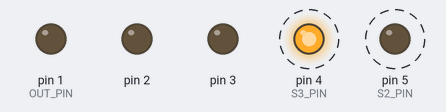
Simulated run of this sketch. Board: Arduino Uno, built for the host (arithmetic inside an expression is 32-bit, double 64-bit). Parts: output pins drawn as LEDs (lit = HIGH). Dashed ring = blinking. An integer division by zero does not stop the program and gives all ones (-1); what the sketch prints to the serial monitor is not drawn.

Above: at 0.12 s.
Timing chart, 0 to 3.0 s (numbered marks = the images above):
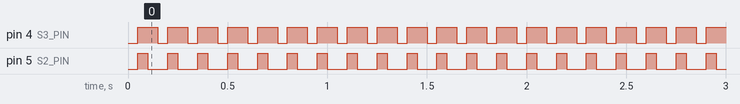

Measured:
- by itself, pin 4 (S3_PIN): alternates HIGH for 0.10 s and LOW for 0.05 s
- by itself, pin 5 (S2_PIN): alternates HIGH for 0.05 s and LOW for 0.10 s

The sketch:

TCS3200-prk.ino
```cpp
/*
 * Created by Linards Smeiksts, Preilu Robotikas klubs
 * Released 6th August 2020
 *
 * Description:
 * This is example of how to use TCS3200 sensor.
 * Define S2, S3 and OUT pins as digital output pins
 * Use colorReader.detectColor(timeout) to detect between Red, Green and Blue colors
 * timeout variable sets the timeout for each filter measurement (R, G, B)
 * timeout = 1000 means 1s measurement in Red filter mode, 1s - Green, 1s - blue, total = 3 seconds
 * choose timeout value not less than 50 otherwise false measurements could be made
 *
 * colorReader.detectColor(timeout) returns 4 different numbers depending on color detected
 * 0 - Undetected color (unknown frequency)
 * 1 - RED
 * 2 - GREEN
 * 3 - BLUE
 */


#include "TCS3200prk.h"

#define S2_PIN    5
#define S3_PIN    4
#define OUT_PIN   1

TCS3200prk colorReader(S2_PIN, S3_PIN, OUT_PIN);

void setup()
{
}

int i;

void loop()
{
  i = colorReader.detectColor(50);
  Serial.println(i);
}
```

TCS3200prk.cpp
```cpp
/*
    TCS32000prk.cpp - TCS3200 color sensor library
    Created by Linards Smeiksts, 5th August 2020, Preilu Robotics Club
    Released 6th August 2020
    Version 1.0
*/

#include "Arduino.h"
#include "TCS3200prk.h"

// Uncomment for debug mode
//#define DEBUG

TCS3200prk::TCS3200prk(int s2Pin, int s3Pin, int outPin)
{
  // testbench mode - frequency divider bits connected to Arduino GPIO
  // on the real hardware these bits should be pulled up and pull down using resistor accordingly
  // comment if testbench mode, uncomment if hardware
  pinMode(2, OUTPUT);
  digitalWrite(2, LOW);
  pinMode(3, OUTPUT);
  digitalWrite(3, HIGH);

  pinMode(s2Pin, OUTPUT);
  pinMode(s3Pin, OUTPUT);
  pinMode(outPin, OUTPUT);
  _s2Pin = s2Pin;
  _s3Pin = s3Pin;
  _outPin = outPin;

  Serial.begin(115200);
  Serial.begin(115200);
}

int TCS3200prk::detectColor(int timeout)
{
  unsigned long timer;
  unsigned int freqRed, freqGreen, freqBlue;
  int color;

  for(int i = 0; i <= 3; i++)
  {
    if(i = 1)
    {
      // Set Red filter
      digitalWrite(_s2Pin, LOW);
      digitalWrite(_s3Pin, LOW);
      timer = millis();

      while( (millis() - timer) < timeout )
      {
        countOnesZeros(1);
      }

      freqRed = getFrequency();
    }
    if(i = 2)
    {
      // Set Green filter
      digitalWrite(_s2Pin, HIGH);
      digitalWrite(_s3Pin, HIGH);
      timer = millis();

      while( (millis() - timer) < timeout )
      {
        countOnesZeros(1);
      }

      freqGreen = getFrequency();
    }
    if(i = 3)
    {
      // Set Red filter
      digitalWrite(_s2Pin, LOW);
      digitalWrite(_s3Pin, HIGH);
      timer = millis();

      while( (millis() - timer) < timeout )
      {
        countOnesZeros(1);
      }

      freqBlue = getFrequency();
    }
  }

  // Check if reflection is not present
  if( (freqRed > 200) && (freqGreen > 200) && (freqBlue > 200))
  {
    #ifdef DEBUG
      Serial.println("UNDETECTED");
    #endif

    color = 0;
  }
  else
  {
    if(freqRed < freqGreen)
    {
      if(freqRed < freqBlue)
      {
        #ifdef DEBUG
          Serial.println("RED");
        #endif

        color = 1;
      }
      else
      {
        #ifdef DEBUG
          Serial.println("BLUE");
        #endif

        color = 3;
      }
    }
    else
    {
      if(freqGreen < freqBlue)
      {
        #ifdef DEBUG
          Serial.println("GREEN");
        #endif

        color = 2;
      }
      else
      {
        #ifdef DEBUG
          Serial.println("BLUE");
        #endif

        color = 3;
      }
    }
  }

  return color;
}

void TCS3200prk::countOnesZeros(int cutoff)
{
  if(digitalRead(_outPin))
  {
    if(_zeros > cutoff)
    {
      _zerosCollect += _zeros;
      _zerosCycle++;
    }
    _zeros = 0;
    _ones++;
  }
  else
  {
    if(_ones > cutoff)
    {
      _onesCollect += _ones;
      _onesCycle++;
    }
    _ones = 0;
    _zeros++;
  }
}

unsigned int TCS3200prk::getFrequency(void)
{
  unsigned int freq;

  _onesAvg = _onesCollect/_onesCycle;
  _zerosAvg = _zerosCollect/_zerosCycle;
  freq = (_onesAvg + _zerosAvg) / 2;

  #ifdef DEBUG
    Serial.print("Ones total: ");
    Serial.println(_onesCollect);
    Serial.print("Zeros total: ");
    Serial.println(_zerosCollect);
    Serial.print("Ones pulse count: ");
    Serial.println(_onesCycle);
    Serial.print("Zeros pulse count: ");
    Serial.println(_zerosCycle);
    Serial.print("Average pulse width (ones): ");
    Serial.println(_onesAvg);
    Serial.print("Average pulse width (zeros): ");
    Serial.println(_zerosAvg);
    Serial.print("Calculated frequency: ");
    Serial.println(freq);
  #endif


  _onesAvg = 0;
  _onesCollect = 0;
  _onesCycle = 0;
  _zerosAvg = 0;
  _zerosCollect = 0;
  _zerosCycle = 0;

  return freq;
}
```

TCS3200prk.h
```cpp
/*
    TCS32000prk.h - TCS3200 color sensor library
    Created by Linards Smeiksts, 5th August 2020, Preilu Robotics Club
    Released 6th August 2020
    Version 1.0
*/
#ifndef TCS3200prk_h
#define TCS3200prk_h
  #include "Arduino.h"

  class TCS3200prk
  {
    public:
      TCS3200prk(int s2Pin, int s3Pin, int outPin);
      int detectColor(int timeout);
    private:
      int _s2Pin, _s3Pin, _outPin;
      void countOnesZeros(int cutoff);
      unsigned int _zeros, _ones, _onesAvg, _onesCollect, _onesCycle, _zerosAvg, _zerosCollect, _zerosCycle, _freqAvgRed, _freqAvgGreen, _freqAvgBlue;
      unsigned int getFrequency(void);
  };

#endif
```
